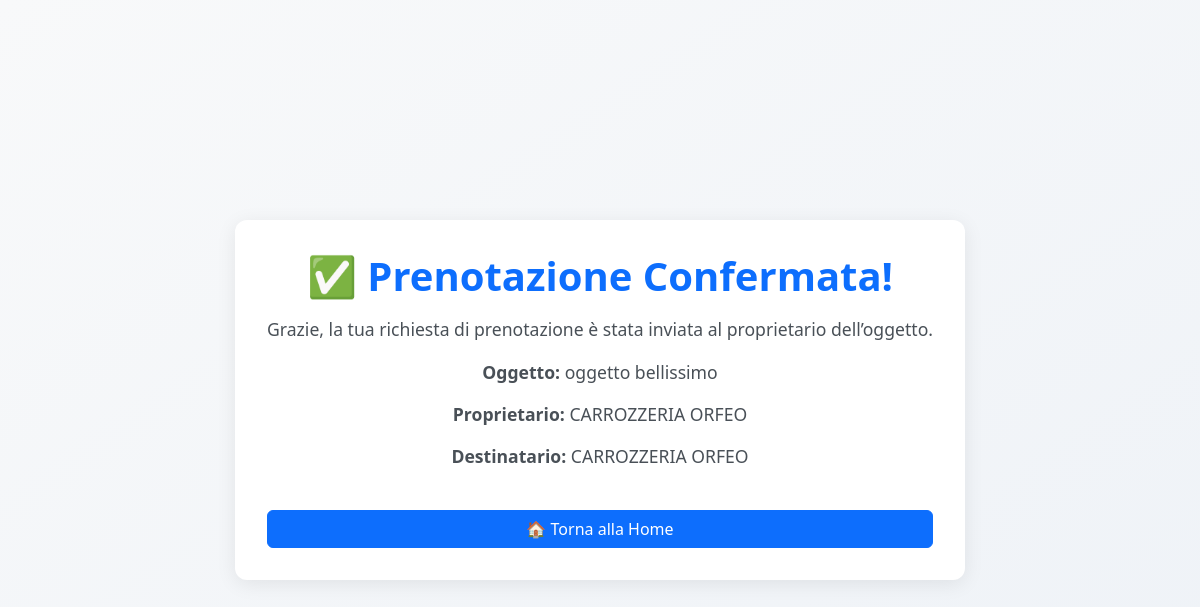
The app's page /confermaPrenotazione/765495e2-aab3-404d-96be-cc22a4a90717/ (signed in), older data.
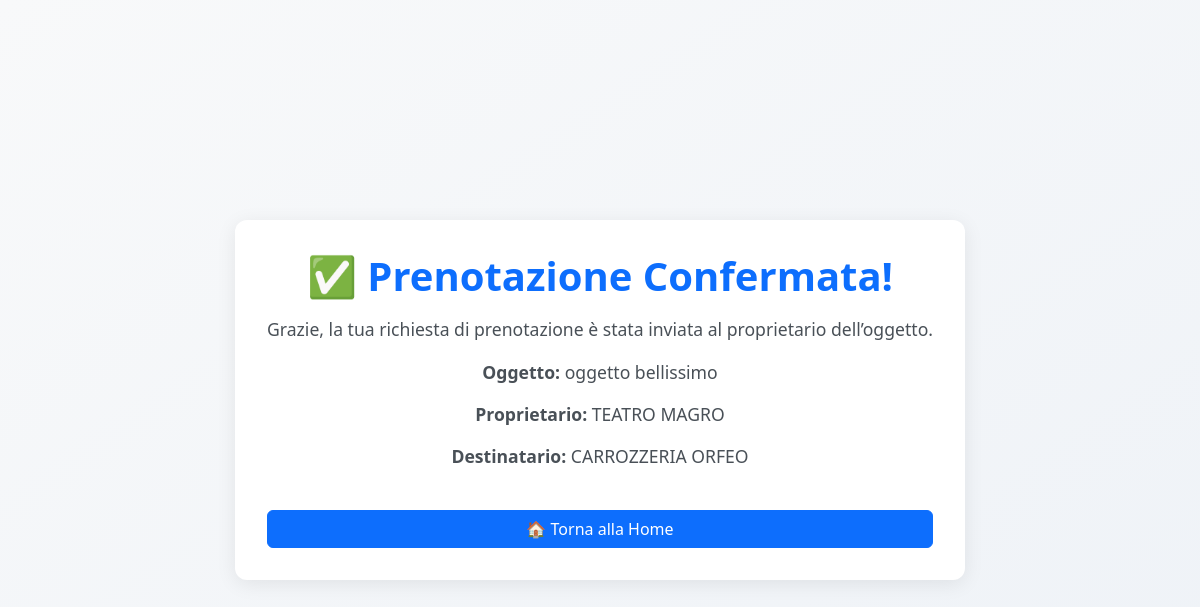
The same page, newer data.
### scambio/models.py (models this page shows, shortened)
class Oggetto(models.Model):
    id = models.UUIDField(primary_key=True, default=uuid.uuid4, editable=False)
    titolo = models.CharField(max_length=200)
    descrizione = models.TextField()
    proprietario = models.ForeignKey(settings.AUTH_USER_MODEL, on_delete=models.CASCADE)
    scatola = models.ForeignKey(Scatola, on_delete=models.CASCADE,blank=True,null=True)
    location = models.ForeignKey(Location, on_delete=models.CASCADE, null=True, blank=True)
    dimensione = models.CharField(max_length=200,choices=[(0,'piccolo'),(1,'medio'),(2,'grande')], blank=True, null=True),
    immagine=models.ImageField(upload_to='oggetti/', blank=True, null=True)

class Sede(AbstractUser):
    id = models.UUIDField(primary_key=True, default=uuid.uuid4, editable=False)
    nome = models.CharField(max_length=200)
    indirizzo=models.CharField(max_length=200)

### scambio/views.py (the view)
# urls.py: path("confermaPrenotazione/<uuid:item_id>/", views.confermaPrenotazione, name="confermaPrenotazione"),
def confermaPrenotazione(request, item_id):
    item = get_object_or_404(Oggetto, id=item_id)
    utente_loggato = request.user
    if item.proprietario.email:
        send_mail(
            subject=f"Nuova prenotazione richiesta per {item.titolo}",
            message=(
                f"Ciao {item.proprietario.nome},\n\n"
                f"L'utente {utente_loggato.nome or utente_loggato.username} "
                f"ha richiesto la prenotazione del tuo oggetto '{item.titolo}'.\n\n"
                f"{settings.DOMINIO}/item/edit/{item.id}"
            ),
            from_email=settings.DEFAULT_FROM_EMAIL,
            recipient_list=[item.proprietario.email],
            fail_silently=False,
        )
    return render(request, "confermaPrenotazione.html", {"item": item})

### scambio/templates/confermaPrenotazione.html (shortened to what this page needs)
<!DOCTYPE html>
<html lang="it">
<head>
  <link href="https://cdn.jsdelivr.net/npm/bootstrap@5.3.3/dist/css/bootstrap.min.css" rel="stylesheet" />
</head>
<body>
  <div class="card">
    <h1>✅ Prenotazione Confermata!</h1>
    <p>Grazie, la tua richiesta di prenotazione è stata inviata al proprietario dell’oggetto.</p>
    <p><strong>Oggetto:</strong> {{ item.titolo|default:"x" }}</p>
    <p><strong>Proprietario:</strong> {{ item.proprietario.nome|default:item.proprietario.username|default:"x" }}</p>
    <p><strong>Destinatario:</strong> {{ request.user.nome|default:request.user.username|default:"x" }}</p>
    <a href="{% url 'home' %}" class="btn btn-primary btn-home">🏠 Torna alla Home</a>
  </div>
</body>
</html>

### scambio/templates/confermaPrenotazione.html (style rules this page uses)
body { background: linear-gradient(to bottom right, #f8f9fa, #eef2f7); min-height: 100vh; display: flex; align-items: center; justify-content: center; }
.card { border: none; box-shadow: 0 4px 20px rgba(0,0,0,0.08); border-radius: 12px; padding: 2rem; text-align: center; }
.card h1 { color: #0d6efd; font-weight: 700; margin-bottom: 1rem; }
.card p { font-size: 1.1rem; color: #495057; }
.btn-home { margin-top: 1.5rem; }

Row changes from the older to the newer data that the page shows:
changed Oggetto "oggetto bellissimo": proprietario.nome "CARROZZERIA ORFEO" → "TEATRO MAGRO"
